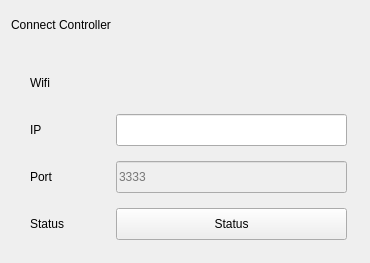
<?xml version="1.0" encoding="UTF-8"?>
<ui version="4.0">
 <class>ConnectControllerForm</class>
 <widget class="QWidget" name="ConnectControllerForm">
  <property name="geometry">
   <rect>
    <x>0</x>
    <y>0</y>
    <width>370</width>
    <height>261</height>
   </rect>
  </property>
  <property name="focusPolicy">
   <enum>Qt::ClickFocus</enum>
  </property>
  <property name="windowTitle">
   <string>Form</string>
  </property>
  <property name="autoFillBackground">
   <bool>false</bool>
  </property>
  <property name="styleSheet">
   <string notr="true">#grp_connect {
	border:none;
}

QPushButton#pbn_close {
	background: transparent;
	border: none;
}


</string>
  </property>
  <property name="inputMethodHints">
   <set>Qt::ImhNone</set>
  </property>
  <layout class="QVBoxLayout" name="verticalLayout">
   <item>
    <layout class="QHBoxLayout" name="horizontalLayout">
     <item>
      <widget class="QLabel" name="label">
       <property name="text">
        <string>Connect Controller</string>
       </property>
      </widget>
     </item>
     <item>
      <spacer name="horizontalSpacer">
       <property name="orientation">
        <enum>Qt::Horizontal</enum>
       </property>
       <property name="sizeHint" stdset="0">
        <size>
         <width>40</width>
         <height>20</height>
        </size>
       </property>
      </spacer>
     </item>
     <item>
      <widget class="QPushButton" name="pbn_close">
       <property name="minimumSize">
        <size>
         <width>28</width>
         <height>28</height>
        </size>
       </property>
       <property name="maximumSize">
        <size>
         <width>28</width>
         <height>28</height>
        </size>
       </property>
       <property name="text">
        <string/>
       </property>
       <property name="icon">
        <iconset theme=":/components/image/components/window/close_window.svg"/>
       </property>
       <property name="iconSize">
        <size>
         <width>28</width>
         <height>28</height>
        </size>
       </property>
      </widget>
     </item>
    </layout>
   </item>
   <item>
    <widget class="QGroupBox" name="grp_connect">
     <property name="title">
      <string/>
     </property>
     <layout class="QGridLayout" name="gridLayout">
      <property name="leftMargin">
       <number>16</number>
      </property>
      <property name="topMargin">
       <number>16</number>
      </property>
      <property name="verticalSpacing">
       <number>15</number>
      </property>
      <item row="2" column="0">
       <widget class="QLabel" name="label_connect_3">
        <property name="minimumSize">
         <size>
          <width>80</width>
          <height>32</height>
         </size>
        </property>
        <property name="text">
         <string>Port</string>
        </property>
        <property name="alignment">
         <set>Qt::AlignLeading|Qt::AlignLeft|Qt::AlignVCenter</set>
        </property>
       </widget>
      </item>
      <item row="1" column="0">
       <widget class="QLabel" name="label_connect_2">
        <property name="minimumSize">
         <size>
          <width>80</width>
          <height>32</height>
         </size>
        </property>
        <property name="text">
         <string notr="true">IP</string>
        </property>
        <property name="alignment">
         <set>Qt::AlignLeading|Qt::AlignLeft|Qt::AlignVCenter</set>
        </property>
       </widget>
      </item>
      <item row="0" column="1">
       <widget class="QLabel" name="lbl_wifiname">
        <property name="minimumSize">
         <size>
          <width>200</width>
          <height>32</height>
         </size>
        </property>
        <property name="text">
         <string/>
        </property>
       </widget>
      </item>
      <item row="2" column="1">
       <widget class="LineEdit" name="le_port">
        <property name="enabled">
         <bool>false</bool>
        </property>
        <property name="minimumSize">
         <size>
          <width>200</width>
          <height>32</height>
         </size>
        </property>
        <property name="maximumSize">
         <size>
          <width>16777215</width>
          <height>32</height>
         </size>
        </property>
        <property name="text">
         <string notr="true"/>
        </property>
        <property name="readOnly">
         <bool>true</bool>
        </property>
        <property name="placeholderText">
         <string notr="true">3333</string>
        </property>
       </widget>
      </item>
      <item row="3" column="0">
       <widget class="QLabel" name="label_connect">
        <property name="minimumSize">
         <size>
          <width>80</width>
          <height>32</height>
         </size>
        </property>
        <property name="text">
         <string>Status</string>
        </property>
        <property name="alignment">
         <set>Qt::AlignLeading|Qt::AlignLeft|Qt::AlignVCenter</set>
        </property>
       </widget>
      </item>
      <item row="1" column="1">
       <widget class="LineEdit" name="le_ip">
        <property name="minimumSize">
         <size>
          <width>200</width>
          <height>32</height>
         </size>
        </property>
        <property name="maximumSize">
         <size>
          <width>16777215</width>
          <height>32</height>
         </size>
        </property>
        <property name="text">
         <string notr="true"/>
        </property>
        <property name="placeholderText">
         <string notr="true"/>
        </property>
       </widget>
      </item>
      <item row="0" column="0">
       <widget class="QLabel" name="lbl_wifi">
        <property name="minimumSize">
         <size>
          <width>80</width>
          <height>32</height>
         </size>
        </property>
        <property name="text">
         <string notr="true">Wifi</string>
        </property>
       </widget>
      </item>
      <item row="3" column="1">
       <widget class="SwitchButton" name="pbn_connectController">
        <property name="minimumSize">
         <size>
          <width>125</width>
          <height>32</height>
         </size>
        </property>
        <property name="maximumSize">
         <size>
          <width>16777215</width>
          <height>32</height>
         </size>
        </property>
        <property name="text">
         <string>Status</string>
        </property>
       </widget>
      </item>
     </layout>
    </widget>
   </item>
  </layout>
 </widget>
 <customwidgets>
  <customwidget>
   <class>SwitchButton</class>
   <extends>QPushButton</extends>
   <header location="global">cc_switchbutton/switchbutton.h</header>
   <container>1</container>
  </customwidget>
  <customwidget>
   <class>LineEdit</class>
   <extends>QLineEdit</extends>
   <header location="global">cc_lineedit/lineedit.h</header>
  </customwidget>
 </customwidgets>
 <resources/>
 <connections/>
</ui>
